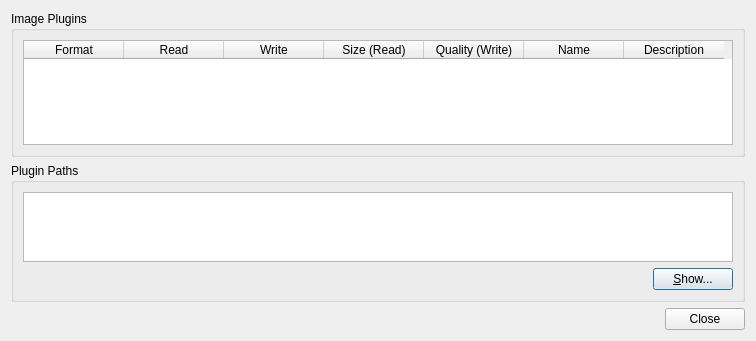
<?xml version="1.0" encoding="UTF-8"?>
<ui version="4.0">
 <class>PluginInfoDialog</class>
 <widget class="QDialog" name="PluginInfoDialog">
  <property name="enabled">
   <bool>true</bool>
  </property>
  <property name="geometry">
   <rect>
    <x>0</x>
    <y>0</y>
    <width>756</width>
    <height>341</height>
   </rect>
  </property>
  <property name="windowTitle">
   <string>Dialog</string>
  </property>
  <layout class="QGridLayout" name="gridLayout_3">
   <item row="0" column="0">
    <widget class="QGroupBox" name="groupBox">
     <property name="sizePolicy">
      <sizepolicy hsizetype="Preferred" vsizetype="Preferred">
       <horstretch>0</horstretch>
       <verstretch>3</verstretch>
      </sizepolicy>
     </property>
     <property name="title">
      <string>Image Plugins</string>
     </property>
     <layout class="QGridLayout" name="gridLayout">
      <item row="0" column="0">
       <widget class="QTableWidget" name="pluginTableWidget">
        <property name="enabled">
         <bool>true</bool>
        </property>
        <column>
         <property name="text">
          <string>Format</string>
         </property>
        </column>
        <column>
         <property name="text">
          <string>Read</string>
         </property>
        </column>
        <column>
         <property name="text">
          <string>Write</string>
         </property>
        </column>
        <column>
         <property name="text">
          <string>Size (Read)</string>
         </property>
        </column>
        <column>
         <property name="text">
          <string>Quality (Write)</string>
         </property>
        </column>
        <column>
         <property name="text">
          <string>Name</string>
         </property>
        </column>
        <column>
         <property name="text">
          <string>Description</string>
         </property>
        </column>
       </widget>
      </item>
     </layout>
    </widget>
   </item>
   <item row="1" column="0">
    <widget class="QGroupBox" name="groupBox_2">
     <property name="sizePolicy">
      <sizepolicy hsizetype="Preferred" vsizetype="Preferred">
       <horstretch>0</horstretch>
       <verstretch>1</verstretch>
      </sizepolicy>
     </property>
     <property name="title">
      <string>Plugin Paths</string>
     </property>
     <layout class="QGridLayout" name="gridLayout_2">
      <item row="0" column="0">
       <widget class="QListWidget" name="pluginPathListWidget"/>
      </item>
      <item row="1" column="0">
       <layout class="QHBoxLayout" name="horizontalLayout">
        <item>
         <spacer name="horizontalSpacer">
          <property name="orientation">
           <enum>Qt::Horizontal</enum>
          </property>
          <property name="sizeHint" stdset="0">
           <size>
            <width>40</width>
            <height>20</height>
           </size>
          </property>
         </spacer>
        </item>
        <item>
         <widget class="QPushButton" name="showPushButton">
          <property name="text">
           <string>&amp;Show...</string>
          </property>
         </widget>
        </item>
       </layout>
      </item>
     </layout>
    </widget>
   </item>
   <item row="2" column="0">
    <widget class="QDialogButtonBox" name="buttonBox">
     <property name="orientation">
      <enum>Qt::Horizontal</enum>
     </property>
     <property name="standardButtons">
      <set>QDialogButtonBox::Close</set>
     </property>
    </widget>
   </item>
  </layout>
 </widget>
 <resources/>
 <connections>
  <connection>
   <sender>buttonBox</sender>
   <signal>accepted()</signal>
   <receiver>PluginInfoDialog</receiver>
   <slot>accept()</slot>
   <hints>
    <hint type="sourcelabel">
     <x>248</x>
     <y>254</y>
    </hint>
    <hint type="destinationlabel">
     <x>157</x>
     <y>274</y>
    </hint>
   </hints>
  </connection>
  <connection>
   <sender>buttonBox</sender>
   <signal>rejected()</signal>
   <receiver>PluginInfoDialog</receiver>
   <slot>reject()</slot>
   <hints>
    <hint type="sourcelabel">
     <x>316</x>
     <y>260</y>
    </hint>
    <hint type="destinationlabel">
     <x>286</x>
     <y>274</y>
    </hint>
   </hints>
  </connection>
  <connection>
   <sender>showPushButton</sender>
   <signal>clicked()</signal>
   <receiver>PluginInfoDialog</receiver>
   <slot>showPluginDirectory()</slot>
   <hints>
    <hint type="sourcelabel">
     <x>628</x>
     <y>273</y>
    </hint>
    <hint type="destinationlabel">
     <x>342</x>
     <y>166</y>
    </hint>
   </hints>
  </connection>
  <connection>
   <sender>pluginPathListWidget</sender>
   <signal>itemSelectionChanged()</signal>
   <receiver>PluginInfoDialog</receiver>
   <slot>updateUi()</slot>
   <hints>
    <hint type="sourcelabel">
     <x>342</x>
     <y>218</y>
    </hint>
    <hint type="destinationlabel">
     <x>342</x>
     <y>166</y>
    </hint>
   </hints>
  </connection>
 </connections>
 <slots>
  <slot>showPluginDirectory()</slot>
  <slot>updateUi()</slot>
 </slots>
</ui>
